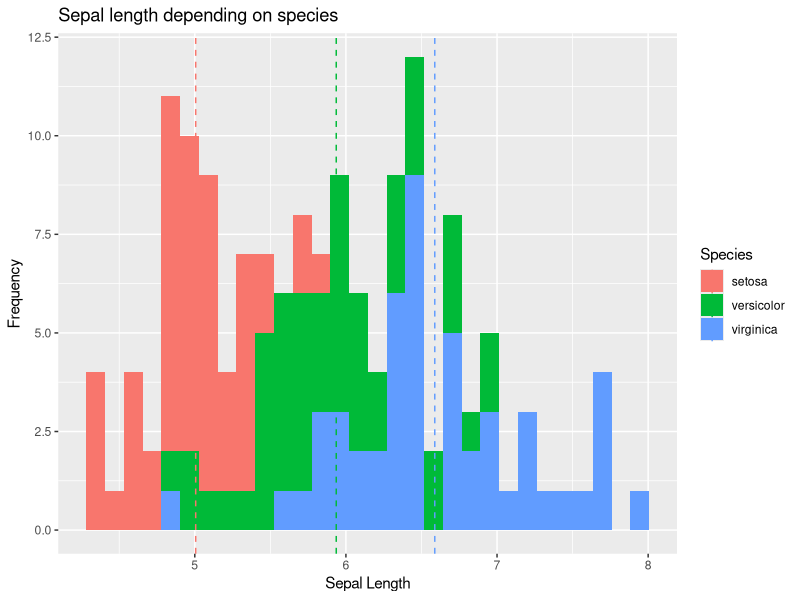
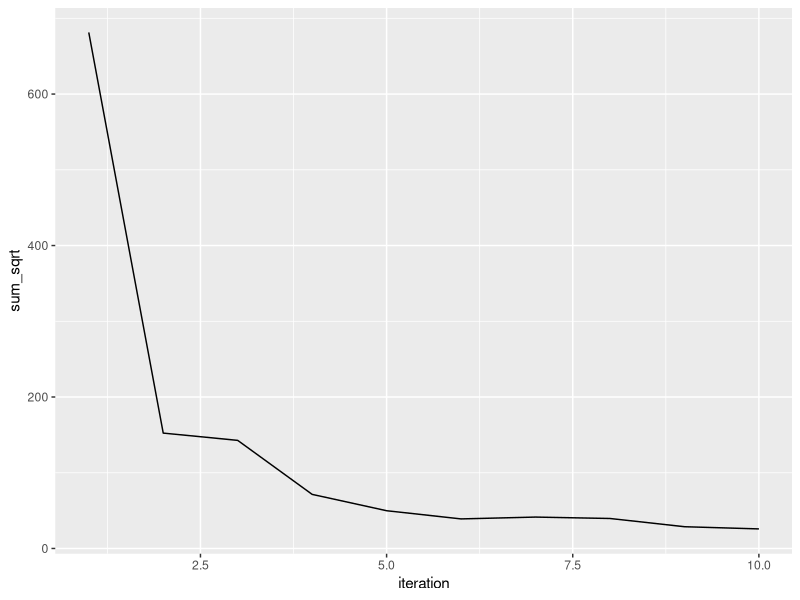
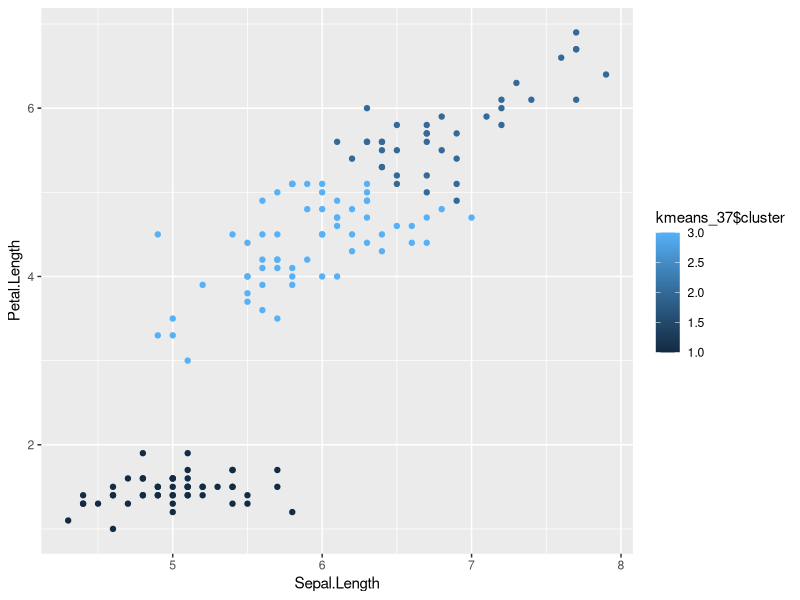
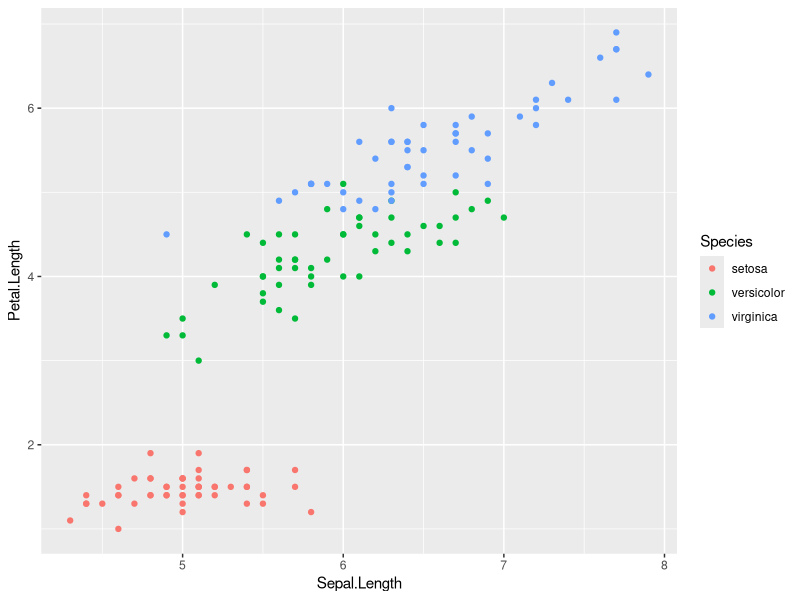

These charts were generated, in order, by the following R code:
# install.packages("magrittr")
# install.packages("ggplot2")
# install.packages(cluster)

# if(!require(devtools)) install.packages("devtools")
# devtools::install_github("ggobi/ggally")
# install.packages("GGally")
# install.packages("rlang")

library(magrittr)
library(ggplot2)
# library("GGally")
library(cluster)

#Zadanie 1.1
lista <- 1:10
print(lista)
#Zadanie 1.2
lista %<>%log2()%>%sin()%>%sum()%>%sqrt()
print(lista)
#Zadanie 1.3
data(iris)
#Zadanie 1.4
print(head(iris))
#Zadanie 1.5
means <- iris %>% aggregate(. ~ Species, ., mean)
print(means)

#Zadanie 2
hist <- ggplot(iris, aes(x = Sepal.Length)) + geom_histogram(aes(fill = Species)) + geom_vline(data = means, aes(xintercept = Sepal.Length, color = Species), linetype = "dashed") + labs(x="Sepal Length", y ="Frequency", title = "Sepal length depending on species")
ggsave("/home/Zadanie2.4.jpg", plot = hist)

#Zadanie 2.6
# poniższe linie sa zakomentowane ponieważ nie mogłem dodać biblioteki "GGally". Próbowałem ją dodac na kilka różnych sposobów ale nic nie pomogło, zrzut ekranu z terminalu podczas instalacji jest w pliku "GGally.png"
# pairs <- ggpairs(data = iris, aes(color = Species))
# ggsave("/home/Zadanie2.6.jpg", plot = pairs)

#Zadanie 3.3
x <- iris[,1:4]
y <- iris[, 5]
#Zadanie 3.4 i 3.5
sum_sqrt = c()
for (i in 1:10){
    kmeans_var <- kmeans(x, i)
    sum_sqrt <- append(sum_sqrt, kmeans_var$tot.withinss)
}

# Zadanie 3.6:
fig36 <- ggplot(data.frame(iteration = 1:length(sum_sqrt), value = sum_sqrt), aes(x = iteration, y = sum_sqrt)) + geom_line()
ggsave("/home/Zadanie3.6.jpg", plot = fig36)

# Zadanie 3.7
kmeans_37 <- kmeans(x, 3)
fig37 <- ggplot(iris, aes(x = Sepal.Length, y = Petal.Length, color = kmeans_37$cluster)) + geom_point()
ggsave("/home/Zadanie3.7.jpg", plot = fig37)

# Zadanie 3.8
fig38 <- ggplot(iris, aes(x = Sepal.Length, y = Petal.Length, color = Species)) + geom_point()
ggsave("/home/Zadanie3.8.jpg", plot = fig38)